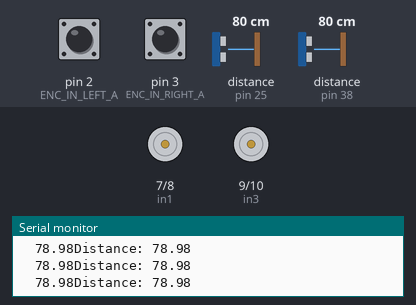
A sketch run on a simulated Arduino Mega 2560, built with avr-gcc and run on an emulated ATmega2560. Parts: motor-driver pin pairs drawn as motors (green arrow = first pin HIGH = forward, orange = second pin HIGH = backward, longer = more drive, scaled by the enable pin), the last lines printed to the serial monitor. Wiring (inferred from the names in the program): 2 × ultrasonic range finder: trigger pin 26, echo pin 25 / trigger pin 36, echo pin 38. The test bench sets the inputs (shaded band); at power-on: distance to the obstacle (sensors on pin 25, pin 38) 80 cm, pin 2 (ENC_IN_LEFT_A) HIGH, pin 3 (ENC_IN_RIGHT_A) HIGH. The echo pulse lasts 58.3 µs per cm.

Above: at 1.2 s.
1.3 s: distance to the obstacle (sensor on pin 25) set to 12 cm
4.3 s: distance to the obstacle (sensor on pin 25) set to 9 cm
At 5.3 s:
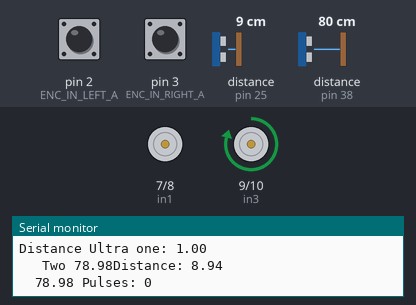
10.3 s: distance to the obstacle (sensor on pin 25) set to 18 cm
At 10.3 s:
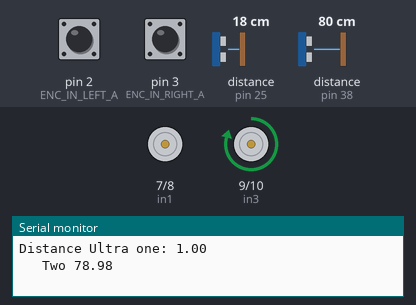
11.8 s: distance to the obstacle (sensor on pin 25) set to 2 cm
At 12.23 s:
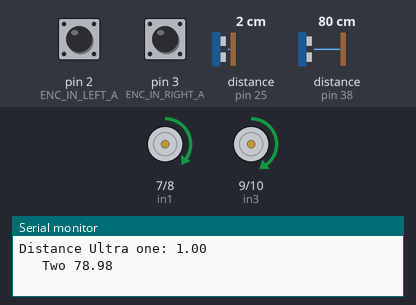
Timing chart, 0 to 18.8 s (numbered marks = the images above; inputs shaded):
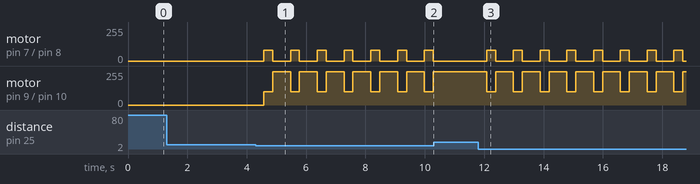

The sketch:

finalMain.ino
```cpp
#include<Arduino.h>

/*
 * Description: Calculate the angular velocity in radians/second of a DC
motor
 * with a built-in encoder (forward = positive; reverse = negative)
 */

// Motor encoder output pulses per 360 degree revolution (measured manually=

#define ENC_COUNT_REV 361


// Encoder output to Arduino Interrupt pin. Tracks the pulse count.
#define ENC_IN_RIGHT_A 3
#define ENC_IN_LEFT_A 2

// Other encoder output to Arduino to keep track of wheel direction
// Tracks the direction of rotation.
#define ENC_IN_RIGHT_B 5
#define ENC_IN_LEFT_B 4
//Trackmapping
 int Track;
 int INXTrack;
 int INYTrack;

const int Xtrack = 60;
const int Ytrack = 60;

//IR Sensor
// Define the digital input pins connected to the sensor outputs
const int sensorPins[] = {30, 31, 33, 32, 34};

//Ultra sonic
const int trigPin1 = 26;
const int echoPin1 = 25;
const int trigPin2 =36;
const int echoPin2 = 38;

int Stage;
long duration1;
float distance1;
long duration2;
float distance2;
int var;
// Motor right connections
int enA = 6;
int in1 = 7;
int in2 = 8;

// Motor left connections
int enB = 11;
int in3 = 9;
int in4 = 10;

// True = Forward; False = Reverse
boolean Direction_right = true;
boolean Direction_left = true;

// Keep track of the number of right and left wheel pulses
volatile long right_wheel_pulse_count = 0;
volatile long left_wheel_pulse_count = 0;

// One-second interval for measurements
int interval = 1000;

// Counters for milliseconds during interval
long previousMillis = 0;
long currentMillis = 0;

// Variable for RPM measurement
float rpm_right = 0;
float rpm_left = 0;

// Variable for angular velocity measurement
float ang_velocity_right = 0;
float ang_velocity_right_deg = 0;

float ang_velocity_left = 0;
float ang_velocity_left_deg = 0;

const float rpm_to_radians = 0.10471975512;
const float rad_to_deg = 57.29578;

void right_wheel_pulse();
void left_wheel_pulse();

void ForwardDirectionControl();
void ReverseDirectionControl();
void TurnRightControl();
void TurnLeftControl();
void StopMotors();

void setup() {

  // Open the serial port at 9600 bps
  Serial.begin(9600);
   //ultrasonic setup
  pinMode(trigPin1, OUTPUT); // Sets the trigPin as an Output
  pinMode(echoPin1, INPUT); // Sets the echoPin as an Input
  pinMode(trigPin2, OUTPUT); // Sets the trigPin as an Output
  pinMode(echoPin2, INPUT); // Sets the echoPin as an Input
   //IR sensor setup
  pinMode(sensorPins[0], INPUT);
  pinMode(sensorPins[1], INPUT);
  pinMode(sensorPins[2], INPUT);
  pinMode(sensorPins[3], INPUT);
  pinMode(sensorPins[4], INPUT);

    //motorsetup
    pinMode(enA, OUTPUT);
    pinMode(in1, OUTPUT);
    pinMode(in2, OUTPUT);
    pinMode(enB, OUTPUT);
    pinMode(in3, OUTPUT);
    pinMode(in4, OUTPUT);


  // Turn off motors - Initial state
    digitalWrite(in1, LOW);
    digitalWrite(in2, LOW);
    digitalWrite(in3, LOW);
    digitalWrite(in4, LOW);

  // Set pin states of the encoder
  pinMode(ENC_IN_RIGHT_A , INPUT_PULLUP);
  pinMode(ENC_IN_RIGHT_B , INPUT);

  pinMode(ENC_IN_LEFT_A , INPUT_PULLUP);
  pinMode(ENC_IN_LEFT_B , INPUT);

  // Every time the pin goes high, this is a pulse
  attachInterrupt(digitalPinToInterrupt(ENC_IN_RIGHT_A), right_wheel_pulse,
RISING);
  attachInterrupt(digitalPinToInterrupt(ENC_IN_LEFT_A), left_wheel_pulse,
RISING);

}

void loop() {

    // Record the time
    currentMillis = millis();
    while (var < 4){

  digitalWrite(trigPin1, LOW);
  delayMicroseconds(2);
  digitalWrite(trigPin1, HIGH);
  delayMicroseconds(10);
  digitalWrite(trigPin1, LOW);
  duration1 = pulseIn(echoPin1, HIGH);
   digitalWrite(trigPin2, LOW);
  delayMicroseconds(2);
  digitalWrite(trigPin2, HIGH);
  delayMicroseconds(10);
  digitalWrite(trigPin2, LOW);
  duration2 = pulseIn(echoPin2, HIGH);


      if (currentMillis - previousMillis > interval) {

      previousMillis = currentMillis;

      // Calculate revolutions per minute for right wheel
      rpm_right = (float)(right_wheel_pulse_count * 60 / ENC_COUNT_REV);
      ang_velocity_right = rpm_right * rpm_to_radians;
      ang_velocity_right_deg = ang_velocity_right * rad_to_deg;

      // Calculate revolutions per minute for left wheel
      rpm_left = (float)(left_wheel_pulse_count * 60 / ENC_COUNT_REV);
      ang_velocity_left = rpm_left * rpm_to_radians;
      ang_velocity_left_deg = ang_velocity_left * rad_to_deg;


      right_wheel_pulse_count = 0;
      left_wheel_pulse_count = 0;
    }
  // duration = pulseIn(echoPin, HIGH);
  distance1 = duration1 * 0.034 / 2;
  Serial.print("Distance: ");
  Serial.println(distance1);
  distance2 = duration2 * 0.034 / 2;
  Serial.print("  ");
  Serial.print(distance2);
  //delay(20);

 // else if (()or())
     if (distance1 = 0 or distance1 <10)
  {
    Serial.print(" Pulses: ");
      Serial.println(right_wheel_pulse_count);
      Serial.print(" Speed: ");
      Serial.print(rpm_right);
      Serial.println(" RPM");
      Serial.print(" Angular Velocity: ");
      Serial.print(rpm_right);
      Serial.print(" rad per second");
      Serial.print("\t");
      Serial.print(ang_velocity_right_deg);
      Serial.println(" deg per second");
      Serial.println();
      Serial.println();
      Serial.println();

      Serial.print(" Pulses: ");
      Serial.println(left_wheel_pulse_count);
      Serial.print(" Speed: ");
      Serial.print(rpm_left);
      Serial.println(" RPM");
      Serial.print(" Angular Velocity: ");
      Serial.print(rpm_left);
      Serial.print(" rad per second");
      Serial.print("\t");
      Serial.print(ang_velocity_left_deg);
      Serial.println(" deg per second");
      Serial.println();
      Serial.println();
      Serial.println();

  Serial.print("Distance Ultra one: ");
  Serial.println(distance1);
  Serial.print("   Two ");
  Serial.print(distance2);


  StopMotors();
  //delay(500);

  ReverseDirectionControl();
  delay(300);

  R360T();
    //delay(600);


  } else {


  }


    // If one second has passed, print the number of pulses


    }
}


void StartForwardDirection(){
    analogWrite(enB, 80);
    analogWrite(enA, 59);

    digitalWrite(in1, LOW);
    digitalWrite(in2, HIGH);
    digitalWrite(in3, LOW);
    digitalWrite(in4, HIGH);
    //delay(50);
}
void SmallLeftTurn(){
  analogWrite(enB, 0);
  analogWrite(enA, 60);

  digitalWrite(in1, LOW);
  digitalWrite(in2, HIGH );
  digitalWrite(in3, HIGH);
  digitalWrite(in4, LOW);
  //delay(40);
}
void MidLeftTurn(){
  analogWrite(enB, 0);
  analogWrite(enA, 80);

  digitalWrite(in1, LOW);
  digitalWrite(in2, HIGH );
  digitalWrite(in3, HIGH);
  digitalWrite(in4, LOW);
  //delay(50);
}

void TurnLeftControl()
{
  analogWrite(enB, 0);
  analogWrite(enA, 100);

  digitalWrite(in1, LOW);
  digitalWrite(in2, HIGH );
  digitalWrite(in3, HIGH);
  digitalWrite(in4, LOW);
 // delay(100);

}
void MainFuction(){}//moving to objects
void StartReturnDirection(){}
void SmallRightTurn(){
  analogWrite(enB, 60);
  analogWrite(enA, 0);

  digitalWrite(in1, HIGH );
  digitalWrite(in2, LOW);
  digitalWrite(in3, LOW);
  digitalWrite(in4, HIGH);
 // delay(100);
}
void MidRightTurn(){
  analogWrite(enB, 80);
  analogWrite(enA, 0);

  digitalWrite(in1, HIGH );
  digitalWrite(in2, LOW);
  digitalWrite(in3, LOW);
  digitalWrite(in4, HIGH);
  //delay(100);
}
// This function lets you control spinning direction of motors
void ForwardDirectionControl() {
  // Set motors to maximum speed
  // For PWM maximum possible values are 0 to 255
    analogWrite(enB, 85);
    analogWrite(enA, 69);

    digitalWrite(in1, LOW);
    digitalWrite(in2, HIGH);
    digitalWrite(in3, LOW);
    digitalWrite(in4, HIGH);
    //delay(500);

}


// Increment the number of pulses of right wheel by 1
void right_wheel_pulse() {

  // Read the value for the encoder for the right wheel
  int valRight = digitalRead(ENC_IN_RIGHT_B);

  if(valRight == LOW) {
    Direction_right = false; // Reverse
  }
  else {
    Direction_right = true; // Forward
  }

  if (Direction_right) {
    right_wheel_pulse_count++;
  }
  else {
    right_wheel_pulse_count--;
  }
}

// Increment the number of pulses of left wheel by 1
void left_wheel_pulse() {
  // Read the value for the encoder for the right wheel
  int valLeft = digitalRead(ENC_IN_LEFT_B);

  if(valLeft == LOW) {
    Direction_left = false; // Reverse
  }
  else {
    Direction_left = true; // Forward
  }

  if (Direction_left) {
    left_wheel_pulse_count++;
  }
  else {
    left_wheel_pulse_count--;
  }
}
void R360T(){
  analogWrite(enB, 250);
  analogWrite(enA, 0);

  digitalWrite(in1, HIGH);
  digitalWrite(in2, LOW);
  digitalWrite(in3, HIGH);
  digitalWrite(in4, LOW);
  delay(400);

}
void ReverseDirectionControl()
{
  analogWrite(enB, 100);
  analogWrite(enA, 79);

  digitalWrite(in1, HIGH);
  digitalWrite(in2, LOW);
  digitalWrite(in3, HIGH);
  digitalWrite(in4, LOW);
  //delay(100);
}
void TurnRightControl()
{
  analogWrite(enB, 100);
  analogWrite(enA, 0);

  digitalWrite(in1, HIGH );
  digitalWrite(in2, LOW);
  digitalWrite(in3, LOW);
  digitalWrite(in4, HIGH);
  //Delay(100);

}

void StopMotors()
{
  digitalWrite(in1, LOW);
  digitalWrite(in2, LOW);
  digitalWrite(in3, LOW);
  digitalWrite(in4, LOW);
}

void StageOne(){
   if (distance2 > 100 ) {
    Stage+=1;
    linefollowing();}
  else{
    TurnRightControl();
  }}
void StageTwo(){
  Stage+=1;
  if (distance2 >320){
     linefollowing();}
  else{
    TurnLeftControl(); }
 }
void StageThree(){
   if (distance2 > 100 ) {
    Stage+=1;
    linefollowing();}
  else{
    TurnRightControl();
  }}
   void StageFour(){
   if (distance2 > 90 ) {
    Stage+=1;
     linefollowing(); }
  else{
    TurnRightControl(); }}
void StageFive(){
  if (distance2 > 90 ) {
    Stage+=1;
     linefollowing(); }
  else{
    TurnLeftControl(); }}
void StageSix(){
  if (distance2 > 30 ) {
    Stage+=1;
     linefollowing();}
  else{
    R360T(); }}


void linefollowing(){
    // Read the state of each sensor and print the results
  int sensorValue0 = digitalRead(sensorPins[0]);
  int sensorValue1 = digitalRead(sensorPins[1]);
  int sensorValue2 = digitalRead(sensorPins[2]);
  int sensorValue3 = digitalRead(sensorPins[3]);
  int sensorValue4 = digitalRead(sensorPins[4]);
  Serial.print("Sensor Values : ");
  Serial.print(sensorValue0);
 // Serial.print(" : ");
  //Serial.print(sensorValue1);
  Serial.print(" : ");
  Serial.print(sensorValue2);
  Serial.print(" : ");
  Serial.print(sensorValue3);
  Serial.print(" : ");
  Serial.print(sensorValue4);
  //Serial.print(); // Separate each reading with a line break
  Serial.println();

  if ((sensorValue0 == 0) && (sensorValue2 == 0) && (sensorValue3 == 0) && (sensorValue4 == 0) ) {
    // Serial.print("Drive straight.");
    ForwardDirectionControl();
    if ((currentMillis - 250) ==0){
      TurnRightControl();
    }
  }
  else if ((sensorValue0==0)&&(sensorValue2== 0) &&(sensorValue3 ==0) && (sensorValue4 == 1)){
    TurnRightControl();

  }
   else if (((sensorValue0==0  && sensorValue2== 0) &&(sensorValue3 ==1) && (sensorValue4 == 1)) or ((sensorValue0==0 &&sensorValue2== 1) &&(sensorValue3 ==1) && (sensorValue4 == 1))){
    MidRightTurn();

  }
  else if ((sensorValue0==0  && sensorValue2== 1) &&(sensorValue3 ==1) && (sensorValue4 == 1)) {
    // Serial.print("Turn Right.");
    SmallRightTurn();
  }
      else if ((sensorValue0==1) &&  (sensorValue2== 0) &&(sensorValue3 ==0) && (sensorValue4 == 0)){
    TurnLeftControl();

  }
    else if (((sensorValue0==1 && sensorValue2== 1) &&(sensorValue3 ==0) && (sensorValue4 == 0)) or ((sensorValue0==1  && sensorValue2== 1) &&(sensorValue3 ==0) && (sensorValue4 == 0))){
    MidLeftTurn();

  }

    else if  ((sensorValue0==1  && sensorValue2== 1) &&(sensorValue3 ==1) && (sensorValue4 ==0)) {
    // Serial.print("Turn Left.");
    SmallLeftTurn();
  }
    else if (((sensorValue0 == 0) && (sensorValue4 == 0)) or ((sensorValue0==0)  && (sensorValue2== 1) &&(sensorValue3 ==1) && (sensorValue4 == 0))) {
    // Serial.print("Drive straight.");
    ForwardDirectionControl();
      }

}
```

Measured:
- the behaviour switches between 11 and 10 cm on distance to the obstacle (sensor on pin 25) (found by bisection; images 0 and 1)
- after the input at 4.3 s, motor on pin 7 (in1) / pin 8 (in2): alternates forward 79/255 for 0.30 s and stopped for 0.60 s, starting after 0.27 s; motor on pin 9 (in3) / pin 10 (in4): alternates forward 250/255 for 0.60 s and forward 100/255 for 0.30 s, starting after 0.27 s
- after the input at 10.3 s, motor on pin 7 (in1) / pin 8 (in2): stays stopped (without the input it goes to forward 79/255 after 0.59 s); motor on pin 9 (in3) / pin 10 (in4): stays forward 250/255 (without the input it goes to forward 100/255 after 0.59 s)
- after the input at 11.8 s, motor on pin 7 (in1) / pin 8 (in2): alternates forward 79/255 for 0.30 s and stopped for 0.60 s, starting after 0.29 s; motor on pin 9 (in3) / pin 10 (in4): alternates forward 250/255 for 0.60 s and forward 100/255 for 0.30 s, starting after 0.29 s
